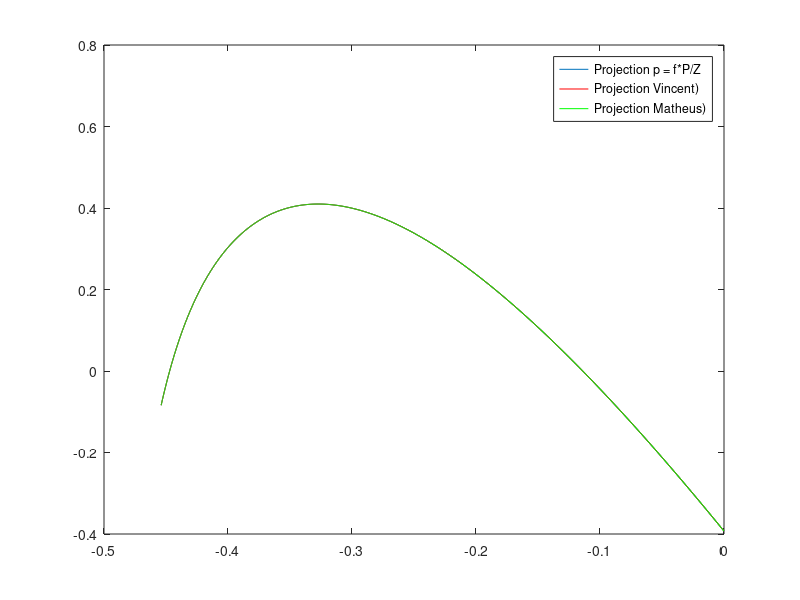

Write the MATLAB code that produced this figure. (Note: this script raises an error after producing the figure.)
% SCRIPT
%   Valider l'equation de projection de la chainette sur le plan image

% Close all opened figures and clear workspace
close all;
clear; 
clc;

% Rope parameter
rlen    = 0.75;     % cable half-length in meters
hmax    = 0.9*rlen; % cable maximum sag

% Catenary parameters
% a = h/hmax
% b = sin(theta), where theta is the rope angle with the robot longitudinal
% axis
a       = 0.6; 
h       = a*hmax;       % calbe current sag
theta   = deg2rad(30);  % cable angle in radians
b       = sin(theta);

% Constants for the catenary equation
C = 2*h/(rlen^2 - h^2);
D = (1/C)*acosh(C*h + 1);

% Turtlebot features (measurements in SigmaC)
Tx  = 0.0;   % distance in x-axis between camera and rope attachment on robot
Ty  = -0.11; % distance in y-axis between camera and rope attachment on robot
Tz  = 0.28;  % distance in z-axis between camera and rope attachment on robot
f   = 1;      % focal length

% Rope 3D equation in Camera frame (SigmaC)
t           = linspace(-D,D,1000);
sigmaC_X    = -b.*(t + D) + Tx;
sigmaC_Y    = -1/C.*(cosh(C*t) - 1) + h + Ty;
sigmaC_Z    = sqrt(1-b^2)*(t + D) + Tz;

% Standard projection
x_proj = sigmaC_X./sigmaC_Z;
y_proj = sigmaC_Y./sigmaC_Z;

% Rope projection on image plan (equation de Vincent)
xi = x_proj;
qx  = (f*(Tx - D*b) - xi*(Tz + D*sqrt(1-b^2)))./(xi*sqrt(1-b^2) + f*b);
yi   = f*(-1/C*(cosh(C*qx) - 1) + h + Ty)./(sqrt(1-b^2)*qx + D*sqrt(1-b^2) + Tz);

% Rope projection on image plan (equation de Matheus)
z = Tz./(1 + xi*(sqrt(1-b^2)/b));
t = -(Tz*xi)./(b + xi*sqrt(1-b^2));
yi2 = (1./z).*(-(1/C)*(cosh(C*(t-D))-1) + h + Ty);

figure();
plot(x_proj,y_proj) % projection classique
hold on
plot(xi,yi,'r') % projection Vicnent
plot(xi,yi2,'g') % projection Matheus
l=legend('Projection p = f*P/Z','Projection Vincent)','Projection Matheus)');l.Location='best'; %'Gauss-Newton','Validation'
title('Catenary projection')
xlabel('x_{img} (m)')
ylabel('y_{img} (m)')
set(gca,'Ydir','reverse')



